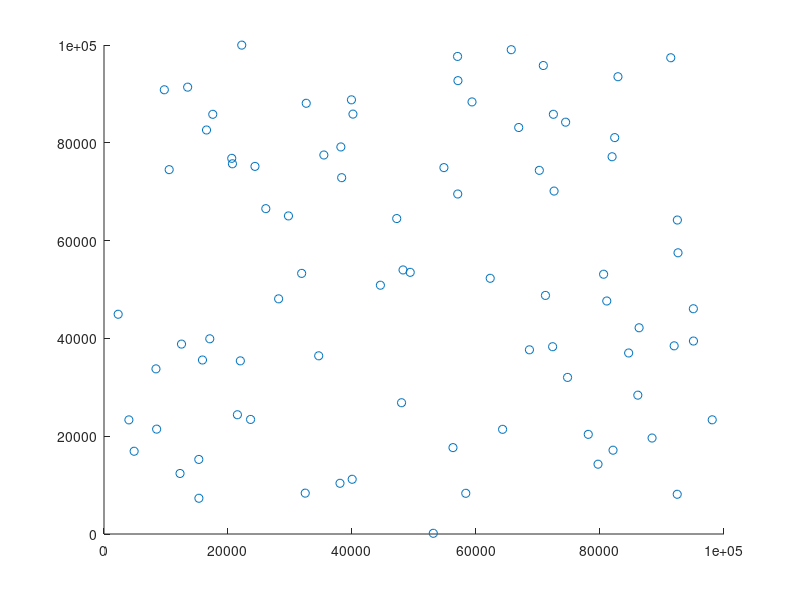

The MATLAB script that drew this image:
load('SomeUtility.mat');

disp(fieldnames(failures));

x(1:numel(failures)) = 0;
y(1:numel(failures)) = 0;
distance(1:numel(failures)) = 0;

for i=1:numel(failures)
	x(i) = failures(i).x;
	y(i) = failures(i).y;
	distance(i) = sqrt(x(i)^2 + y(i)^2);
	failures(i).distance = distance(i);
end

scatter(x,y);

[furthest, findex] = max(distance);
fprintf('Furthest Worker was %s\n',failures(findex).LineWorker);

[sortedD, indexD] = sort(distance);

for i=1:numel(failures)
	failuresByDistance(i) = failures(indexD(i));
end